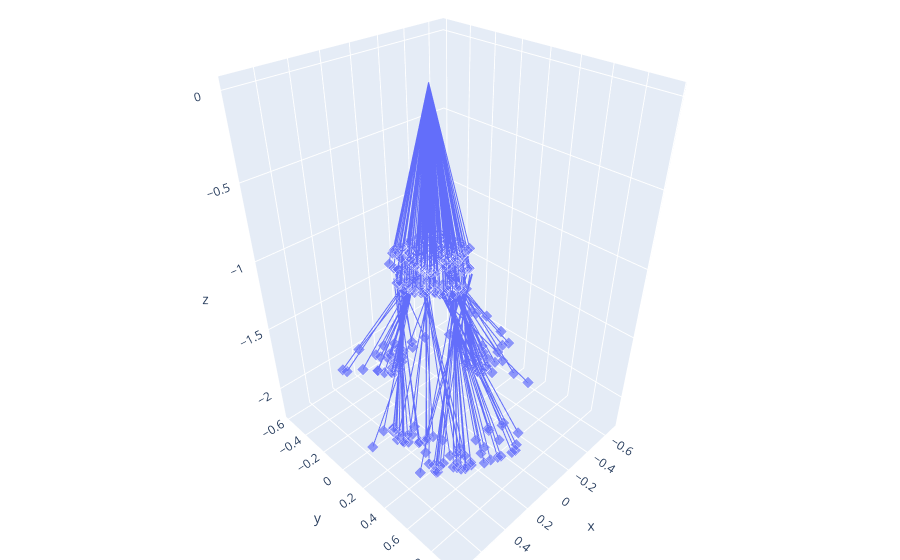

The code cell stored with this chart in its notebook:
### Code cell
import visu3d as v3d 

idx = 5
# poss = np.concatenate((r0[valid][::idx, :3], r1[::idx, :3]),axis=0)
# dirss = np.concatenate((r0[valid][::idx, 3:], r1[::idx, 3:]),axis=0)
viz = visu3d_tracer([r0[valid_batch][::idx], r2[valid_batch][::idx], r4_batch[valid_batch][::idx]])
viz.fig

### Figure 1 — Plotly figure (JSON) as saved in the notebook; plotly's stock layout.template omitted (floating-point values rounded to 4 significant figures; data arrays with more than 128 entries replaced by an {"elided": "..."} marker saying what was removed)
{"data": [{"legendgroup": "Ray 0", "marker": {"size": {"elided": "1500 int values"}, "symbol": "diamond"}, "mode": "lines+markers", "name": "Ray 0", "showlegend": false, "type": "scatter3d", "x": {"elided": "1500 float values"}, "y": {"elided": "1500 float values"}, "z": {"elided": "1500 float values"}}, {"marker": {"color": "rgba(0, 0, 0, 0.0)", "size": 0.01}, "showlegend": false, "type": "scatter3d", "x": [0], "y": [0], "z": [0]}], "layout": {"legend": {"y": 0.96}, "margin": {"b": 0, "l": 0, "r": 0, "t": 0}, "scene": {"aspectmode": "data"}}}
